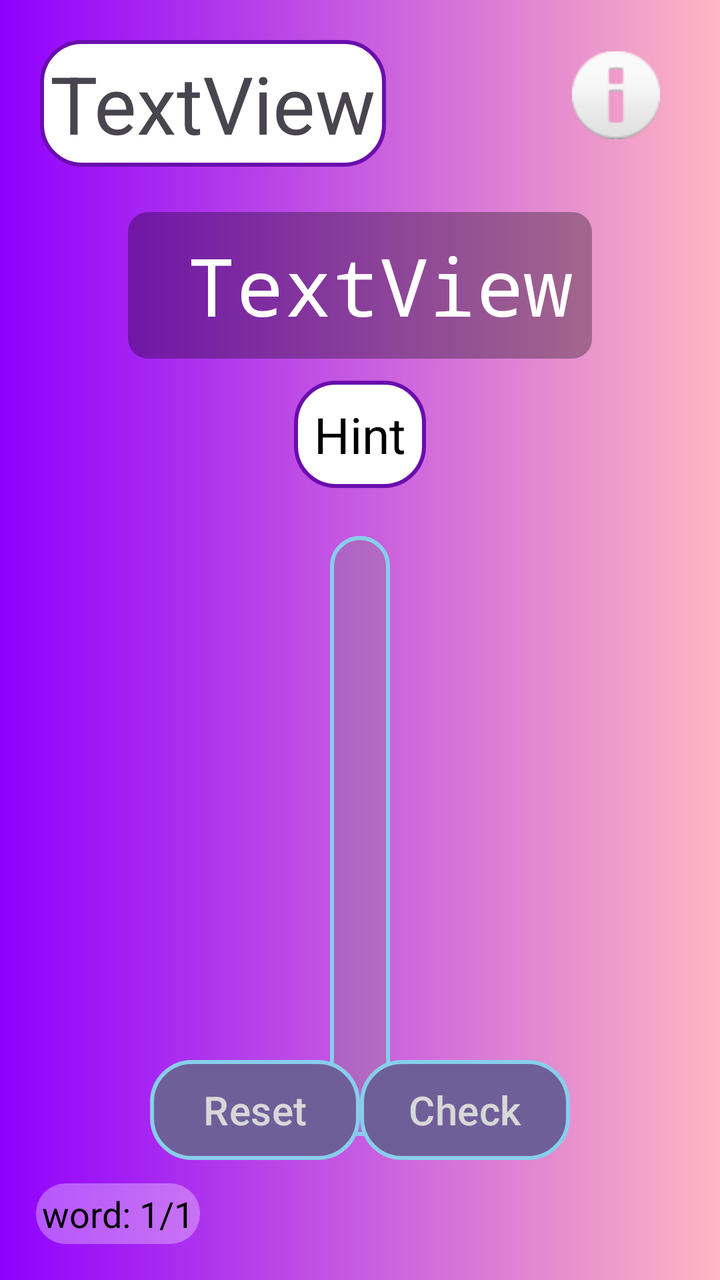
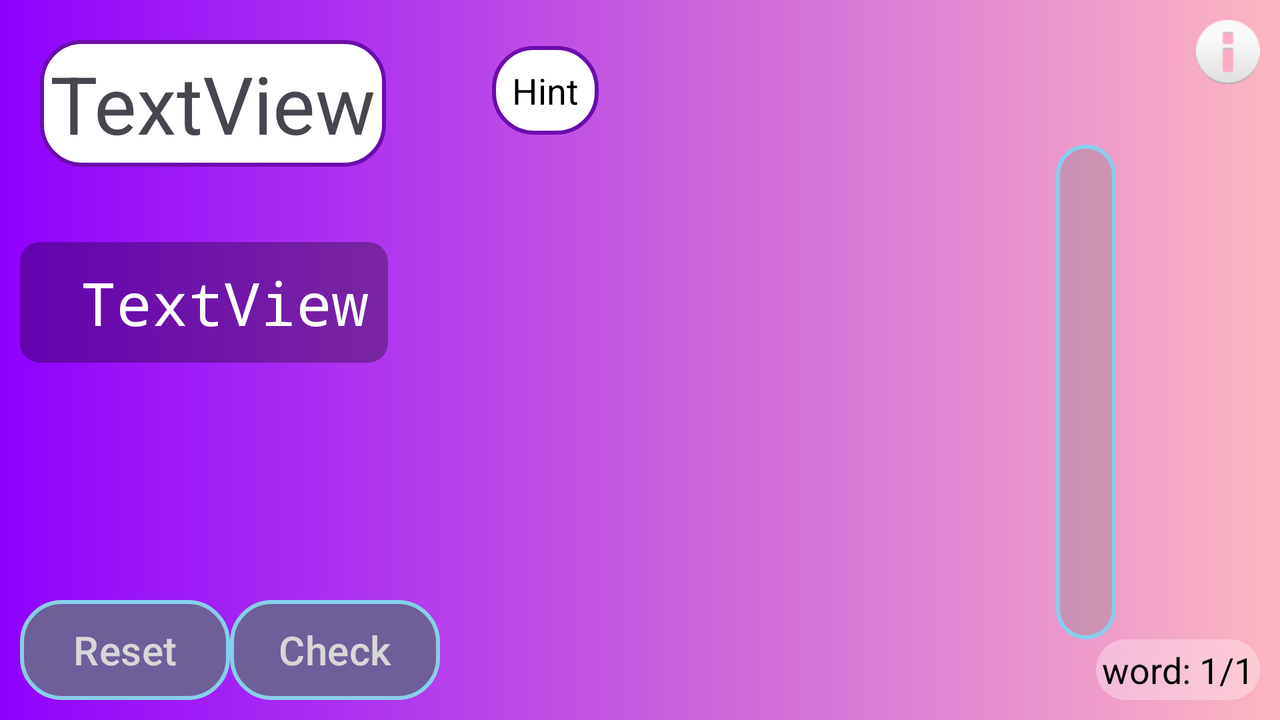

Compare how this app lays out the same screen by default and in its alternative resource folder. The renders come first, then the two layout files and the values they reference.
<!-- AndroidManifest.xml: application theme Theme.JumbleWords -->
<!-- res/layout/activity_main3.xml -->
<?xml version="1.0" encoding="utf-8"?>
<RelativeLayout xmlns:android="http://schemas.android.com/apk/res/android"
    xmlns:app="http://schemas.android.com/apk/res-auto"
    xmlns:tools="http://schemas.android.com/tools"
    android:layout_width="match_parent"
    android:layout_height="match_parent"
    tools:context=".MainActivity"
    android:padding="10dp"
    style="@style/SCREEN">

    <ImageView
        android:id="@+id/imageViewInfoButton2"
        android:layout_width="44dp"
        android:layout_height="47dp"
        android:layout_alignParentTop="true"
        android:layout_alignParentEnd="true"
        android:layout_marginTop="14dp"
        android:layout_marginEnd="20dp"
        android:contentDescription="@string/todo"
        app:srcCompat="@android:drawable/ic_dialog_info"
        tools:ignore="ImageContrastCheck" />

    <androidx.recyclerview.widget.RecyclerView
        android:id="@+id/contactsRecView"
        android:layout_width="wrap_content"
        android:layout_height="300dp"
        android:layout_below="@+id/showingHintTV"
        android:layout_centerHorizontal="true"
        android:layout_marginTop="24dp"
        android:background="@drawable/background4"
        android:padding="15dp"
        android:scrollbarThumbVertical="@color/black" />

    <Button
        android:layout_width="105dp"
        android:id="@+id/btnReset"
        android:layout_height="50dp"
        android:layout_alignParentBottom="true"
        android:layout_marginStart="65dp"
        android:layout_marginBottom="50dp"
        android:text="@string/reset"
        android:textSize="20sp"
        style="@style/BUTTON"
        tools:ignore="VisualLintOverlap" />

    <Button
        android:layout_width="105dp"
        android:id="@+id/btnCheck"
        android:layout_height="50dp"
        android:layout_alignParentEnd="true"
        android:layout_marginEnd="65dp"
        android:layout_alignParentBottom="true"
        android:layout_marginBottom="50dp"
        android:text="@string/check"
        android:textSize="20sp"
        tools:ignore="VisualLintOverlap"
        style="@style/BUTTON"/>


    <View
        android:layout_width="105dp"
        android:layout_height="50dp"
        android:layout_alignStart="@+id/btnReset"
        android:layout_alignTop="@+id/btnReset"
        android:layout_alignEnd="@+id/btnReset"
        android:layout_alignBottom="@+id/btnReset"
        android:background="@drawable/background4" />

    <View
        android:id="@+id/view"
        android:layout_width="105dp"
        android:layout_height="50dp"

        android:layout_alignTop="@+id/btnReset"
        android:layout_marginEnd="65dp"
        android:layout_alignBottom="@+id/btnReset"
        android:layout_alignParentEnd="true"

        android:background="@drawable/background4" />

    <TextView
        android:id="@+id/tvAnswering"
        android:layout_width="wrap_content"
        android:layout_height="wrap_content"
        android:layout_alignParentTop="true"
        android:layout_centerHorizontal="true"
        android:layout_marginTop="96dp"
        android:background="@drawable/backgroundbutton"
        android:fontFamily="monospace"
        android:padding="10dp"
        android:paddingStart="30dp"
        style="@style/TEXT"
        android:text="@string/textview"
        android:textColor="@color/white"
        android:textSize="40sp"
        android:backgroundTint="@color/black"
        tools:ignore="RelativeOverlap,RtlSymmetry" />

    <TextView
        android:id="@+id/showingHintTV"
        style="@style/TEXT"
        android:layout_width="wrap_content"
        android:layout_height="wrap_content"
        android:layout_below="@+id/tvAnswering"
        android:layout_centerHorizontal="true"
        android:layout_marginTop="11dp"
        android:background="@drawable/background2"
        android:padding="10dp"
        android:text="@string/hint"
        android:textSize="25sp"
        tools:ignore="RelativeOverlap" />

    <TextView
        android:id="@+id/wordCountTV"
        android:layout_width="wrap_content"
        android:layout_height="wrap_content"
        android:layout_alignParentStart="true"
        android:layout_alignParentBottom="true"
        android:layout_marginStart="8dp"
        android:layout_marginBottom="8dp"
        android:background="@drawable/backgroundbutton2"
        android:padding="3dp"
        android:text="@string/word_1_1"
        android:textColor="@color/black"
        android:backgroundTint="@color/white"
        android:textSize="18sp"
        style="@style/TEXT"
        tools:ignore="RelativeOverlap" />

    <TextView
        android:id="@+id/timeShower"
        android:layout_width="wrap_content"
        android:layout_height="wrap_content"
        android:layout_alignParentStart="true"
        android:layout_alignParentTop="true"
        android:layout_marginStart="10dp"
        android:layout_marginTop="10dp"
        android:textSize="40sp"
        android:padding="5dp"
        android:background="@drawable/background2"
        android:text="@string/ig"
        tools:ignore="RelativeOverlap" />


</RelativeLayout>
<!-- resources referenced by this layout -->
<resources>
  <!-- drawable background2 (drawable) -->
  <?xml version="1.0" encoding="utf-8"?>
  <shape
      xmlns:tools="http://schemas.android.com/tools"
      xmlns:android="http://schemas.android.com/apk/res/android"
      android:shape="rectangle"
      >
      <stroke
          android:width="2dp"
          android:color="#6A0DAD"/>
      <corners
          android:radius="20dp"/>
      <solid
          android:color="@color/white"/>
  </shape>
  <!-- drawable background4 (drawable) -->
  <?xml version="1.0" encoding="utf-8"?>
  <shape xmlns:android="http://schemas.android.com/apk/res/android"
      android:shape="rectangle">
      <stroke
          android:width="2dp"
          android:color="#87CEEB"/>
      <corners
          android:radius="20dp"/>
      <solid
          android:color="#50808080"/>
  
  
  </shape>
  <!-- drawable backgroundbutton (drawable) -->
  <?xml version="1.0" encoding="utf-8"?>
  <shape xmlns:android="http://schemas.android.com/apk/res/android"
      android:shape="rectangle">
  
      <corners
          android:radius="10dp"/>
      <solid
          android:color="#50FFFFFF"/>
  </shape>
  <!-- drawable backgroundbutton2 (drawable) -->
  <?xml version="1.0" encoding="utf-8"?>
  <shape xmlns:android="http://schemas.android.com/apk/res/android"
      android:shape="rectangle">
  
      <corners
          android:radius="15dp"/>
      <solid
          android:color="#50000000"/>
  </shape>
  <string name="check">Check</string>
  <string name="hint">Hint</string>
  <string name="ig">TextView</string>
  <string name="reset">Reset</string>
  <string name="textview">TextView</string>
  <string name="todo">a heart to show lives left \nin the game</string>
  <string name="word_1_1">word: 1/1</string>
  <style name="BUTTON">
          <item name="android:background">@drawable/background5</item>
          <item name="android:textColor">@color/white</item>
      </style>
  <style name="SCREEN">
          <item name="android:background">@drawable/gradientpurple</item>
      </style>
  <style name="TEXT">
          <item name="android:textColor">@color/black</item>
      </style>
  <style name="Theme.JumbleWords" parent="Base.Theme.JumbleWords" />
  <!-- drawable background5 (drawable) -->
  <?xml version="1.0" encoding="utf-8"?>
  <shape
      xmlns:android="http://schemas.android.com/apk/res/android"
      android:shape="rectangle">
      <solid
          android:color="#FFD700"/>
      <padding
          android:right="10dp"
          android:left="10dp"
          android:top="10dp"
          android:bottom="10dp"/>
      <corners android:radius="24dp"/>
      <stroke
          android:width="10dp"
          android:color="#87CEEB"/>
  
  
  </shape>
  <!-- drawable gradientpurple (drawable) -->
  <?xml version="1.0" encoding="utf-8"?>
  <shape
      android:shape="rectangle"
      xmlns:android="http://schemas.android.com/apk/res/android">
  
      <gradient
      android:startColor = "#8f00ff"
      android:endColor = "#ffb6c1" />
  
  </shape>
  <style name="Base.Theme.JumbleWords" parent="Theme.Material3.DayNight.NoActionBar">
          
          
      </style>
</resources>
<!-- res/layout-land/activity_main3.xml (the repository's variant of the layout above) -->
<!-- drawn on the phone turned sideways -->
<?xml version="1.0" encoding="utf-8"?>
<RelativeLayout xmlns:android="http://schemas.android.com/apk/res/android"
    xmlns:app="http://schemas.android.com/apk/res-auto"
    xmlns:tools="http://schemas.android.com/tools"
    android:layout_width="match_parent"
    android:layout_height="match_parent"
    tools:context=".MainActivity"
    android:padding="10dp"
    style="@style/SCREEN">

    <ImageView
        android:id="@+id/imageViewInfoButton2"
        android:layout_width="wrap_content"
        android:layout_height="wrap_content"
        android:layout_alignParentTop="true"
        android:layout_alignParentEnd="true"
        android:contentDescription="@string/todo"
        app:srcCompat="@android:drawable/ic_dialog_info"
        tools:ignore="ImageContrastCheck" />

    <androidx.recyclerview.widget.RecyclerView
        android:id="@+id/contactsRecView"
        android:layout_width="wrap_content"
        android:layout_height="wrap_content"
        android:layout_above="@+id/wordCountTV"
        android:layout_below="@+id/showingHintTV"
        android:layout_alignParentEnd="true"
        android:layout_marginTop="5dp"
        android:layout_marginEnd="72dp"
        android:layout_marginBottom="0dp"
        android:background="@drawable/background4"
        android:padding="15dp"
        android:scrollbarThumbVertical="@color/black" />

    <Button
        android:id="@+id/btnReset"
        style="@style/BUTTON"
        android:layout_width="105dp"
        android:layout_height="50dp"
        android:layout_alignParentBottom="true"
        android:text="@string/reset"
        android:textSize="20sp"
        tools:ignore="VisualLintOverlap" />


    <Button
        android:id="@+id/btnCheck"
        style="@style/BUTTON"
        android:layout_width="105dp"
        android:layout_height="50dp"
        android:layout_alignParentBottom="true"
        android:layout_toEndOf="@+id/btnReset"
        android:text="@string/check"
        android:textSize="20sp"
        tools:ignore="VisualLintOverlap" />

    <View
        android:layout_width="105dp"
        android:layout_height="50dp"
        android:layout_alignStart="@+id/btnReset"
        android:layout_alignTop="@+id/btnReset"
        android:layout_alignEnd="@+id/btnReset"
        android:layout_alignBottom="@+id/btnReset"
        android:background="@drawable/background4" />

    <View
        android:id="@+id/view"
        android:layout_width="105dp"
        android:layout_height="50dp"

        android:layout_alignStart="@+id/btnCheck"
        android:layout_alignTop="@+id/btnCheck"
        android:layout_alignEnd="@+id/btnCheck"

        android:layout_alignBottom="@+id/btnCheck"
        android:background="@drawable/background4" />

    <TextView
        android:id="@+id/tvAnswering"
        style="@style/TEXT"
        android:layout_width="wrap_content"
        android:layout_height="wrap_content"
        android:layout_alignParentStart="true"
        android:layout_alignParentTop="true"
        android:layout_marginTop="111dp"
        android:background="@drawable/backgroundbutton"
        android:backgroundTint="@color/black"
        android:fontFamily="monospace"
        android:padding="10dp"
        android:paddingStart="30dp"
        android:text="@string/textview"
        android:textColor="@color/white"
        android:textSize="30sp"
        tools:ignore="RelativeOverlap,RtlSymmetry" />

    <TextView
        android:id="@+id/showingHintTV"
        style="@style/TEXT"
        android:layout_width="wrap_content"
        android:layout_height="wrap_content"
        android:layout_below="@+id/tvAnswering"
        android:layout_alignParentTop="true"
        android:layout_marginStart="53dp"
        android:layout_marginTop="13dp"
        android:layout_toEndOf="@+id/timeShower"
        android:background="@drawable/background2"
        android:padding="10dp"
        android:text="@string/hint"
        android:textSize="18sp"
        tools:ignore="RelativeOverlap" />

    <TextView
        android:id="@+id/wordCountTV"
        style="@style/TEXT"
        android:layout_width="wrap_content"
        android:layout_height="wrap_content"
        android:layout_alignParentEnd="true"
        android:layout_alignParentBottom="true"
        android:background="@drawable/backgroundbutton2"
        android:backgroundTint="@color/white"
        android:padding="3dp"
        android:text="@string/word_1_1"
        android:textColor="@color/black"
        android:textSize="18sp"
        tools:ignore="RelativeOverlap" />

    <TextView
        android:id="@+id/timeShower"
        android:layout_width="wrap_content"
        android:layout_height="wrap_content"
        android:layout_alignParentStart="true"
        android:layout_alignParentTop="true"
        android:layout_marginStart="10dp"
        android:layout_marginTop="10dp"
        android:textSize="40sp"
        android:padding="5dp"
        android:background="@drawable/background2"
        android:text="@string/hkh" />


</RelativeLayout>
<!-- resources referenced by the variant -->
<!-- as the phone turned sideways resolves them -->
<resources>
  <!-- drawable background2 (drawable) -->
  <?xml version="1.0" encoding="utf-8"?>
  <shape
      xmlns:tools="http://schemas.android.com/tools"
      xmlns:android="http://schemas.android.com/apk/res/android"
      android:shape="rectangle"
      >
      <stroke
          android:width="2dp"
          android:color="#6A0DAD"/>
      <corners
          android:radius="20dp"/>
      <solid
          android:color="@color/white"/>
  </shape>
  <!-- drawable background4 (drawable) -->
  <?xml version="1.0" encoding="utf-8"?>
  <shape xmlns:android="http://schemas.android.com/apk/res/android"
      android:shape="rectangle">
      <stroke
          android:width="2dp"
          android:color="#87CEEB"/>
      <corners
          android:radius="20dp"/>
      <solid
          android:color="#50808080"/>
  
  
  </shape>
  <!-- drawable backgroundbutton (drawable) -->
  <?xml version="1.0" encoding="utf-8"?>
  <shape xmlns:android="http://schemas.android.com/apk/res/android"
      android:shape="rectangle">
  
      <corners
          android:radius="10dp"/>
      <solid
          android:color="#50FFFFFF"/>
  </shape>
  <!-- drawable backgroundbutton2 (drawable) -->
  <?xml version="1.0" encoding="utf-8"?>
  <shape xmlns:android="http://schemas.android.com/apk/res/android"
      android:shape="rectangle">
  
      <corners
          android:radius="15dp"/>
      <solid
          android:color="#50000000"/>
  </shape>
  <string name="check">Check</string>
  <string name="hint">Hint</string>
  <string name="hkh">TextView</string>
  <string name="reset">Reset</string>
  <string name="textview">TextView</string>
  <string name="todo">a heart to show lives left \nin the game</string>
  <string name="word_1_1">word: 1/1</string>
  <style name="BUTTON">
          <item name="android:background">@drawable/background5</item>
          <item name="android:textColor">@color/white</item>
      </style>
  <style name="SCREEN">
          <item name="android:background">@drawable/gradientpurple</item>
      </style>
  <style name="TEXT">
          <item name="android:textColor">@color/black</item>
      </style>
  <style name="Theme.JumbleWords" parent="Base.Theme.JumbleWords" />
  <!-- drawable background5 (drawable) -->
  <?xml version="1.0" encoding="utf-8"?>
  <shape
      xmlns:android="http://schemas.android.com/apk/res/android"
      android:shape="rectangle">
      <solid
          android:color="#FFD700"/>
      <padding
          android:right="10dp"
          android:left="10dp"
          android:top="10dp"
          android:bottom="10dp"/>
      <corners android:radius="24dp"/>
      <stroke
          android:width="10dp"
          android:color="#87CEEB"/>
  
  
  </shape>
  <!-- drawable gradientpurple (drawable) -->
  <?xml version="1.0" encoding="utf-8"?>
  <shape
      android:shape="rectangle"
      xmlns:android="http://schemas.android.com/apk/res/android">
  
      <gradient
      android:startColor = "#8f00ff"
      android:endColor = "#ffb6c1" />
  
  </shape>
  <style name="Base.Theme.JumbleWords" parent="Theme.Material3.DayNight.NoActionBar">
          
          
      </style>
</resources>
